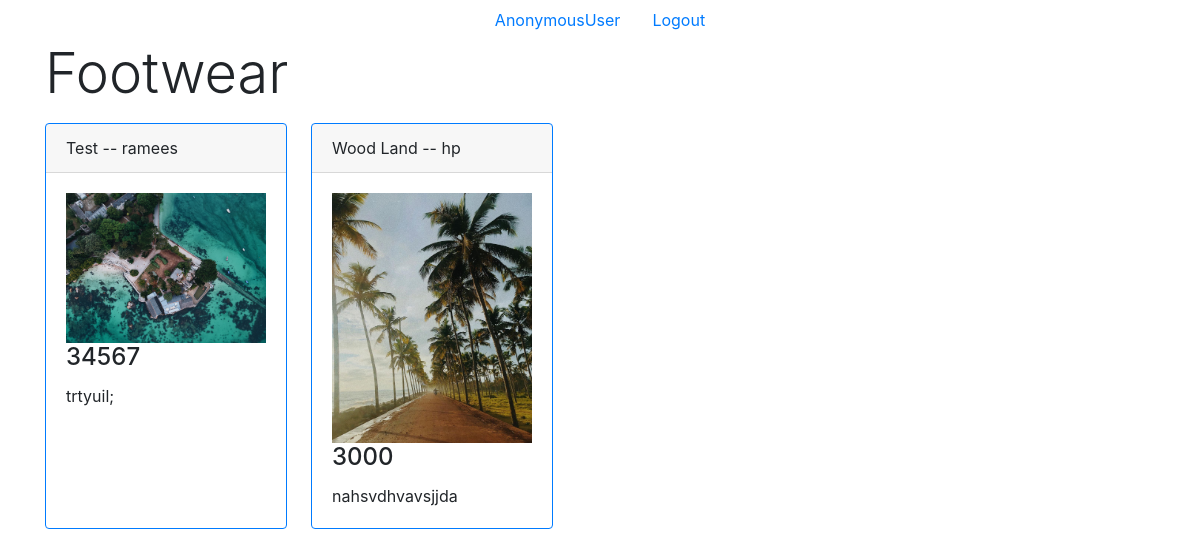
The app's page /category/2/ with its own data.
### first_app/models.py (models this page shows, shortened)
class Category(models.Model):
    name = models.CharField(max_length=60)
    def __str__(self):
        return self.name

class Products(models.Model):
    name = models.CharField(max_length=150)
    price = models.PositiveIntegerField()
    added_date = models.DateTimeField(auto_now_add=True)
    modified_date = models.DateTimeField(auto_now= True)
    image = models.ImageField(upload_to='products')
    description = models.TextField()
    category = models.ForeignKey(Category, on_delete=models.CASCADE)
    user = models.ForeignKey(User, on_delete=models.CASCADE)
    class Meta:
        verbose_name = 'product'
        verbose_name_plural = 'products'
        ordering = ['name']

### first_app/views.py (the view)
# urls.py: path('category/<int:id>/', show_products),
def show_products(request, id):
    category = Category.objects.get(id=id)
    products = category.products_set.all()
    context = {
        'products':products
    }
    return render(request, 'show_products.html', context)

### first_app/templates/show_products.html (shortened to what this page needs)
{% extends 'base.html' %}
{% load static %}
{% load crispy_forms_tags %}
{% block content %}
    <div class="container">
        <p class="display-4">{{ products.0.category }}</p>
        <div class="d-flex">
        {% for product in products %}
        <div class="card border-primary mb-3 mr-4">
            <div class="card-header">{{ product.name }} -- {{ product.user }}</div>
            <div class="card-body">
              <img style="width: 200px;" src="{{ product.image.url }}" alt="">
              <h4 class="card-title">{{ product.price }}</h4>
              <p class="card-text">{{ product.description }}</p>
            </div>
          </div>
        {% endfor %}
      </div>
    </div>
{% endblock %}

### first_app/templates/base.html (shortened to what this page needs)
{% load static %}
<!DOCTYPE html>
<html lang="en">
<head>
    {% block styles %}
    <link rel="stylesheet" href="{% static 'css/style.css' %}">
    {% endblock %}
    <link rel="stylesheet" href="https://cdn.jsdelivr.net/npm/bootstrap@4.5.3/dist/css/bootstrap.min.css">
</head>
<body>
    <nav class="nav justify-content-center">
      <a class="nav-link" href="#">{{ request.user }}</a>
      <a class="nav-link" href="/logout/">Logout</a>
    </nav>
    {% block content %}
    {% endblock %}
</body>
</html>

### records on screen
Category: id+name "Footwear"
Products: name "Test", user "ramees", image (picture), price "34567", description "trtyuil;"
Products: name "Wood Land", user "hp", image (picture), price "3000", description "nahsvdhvavsjjda"

### other values on screen
{{ request.user }} "AnonymousUser"
